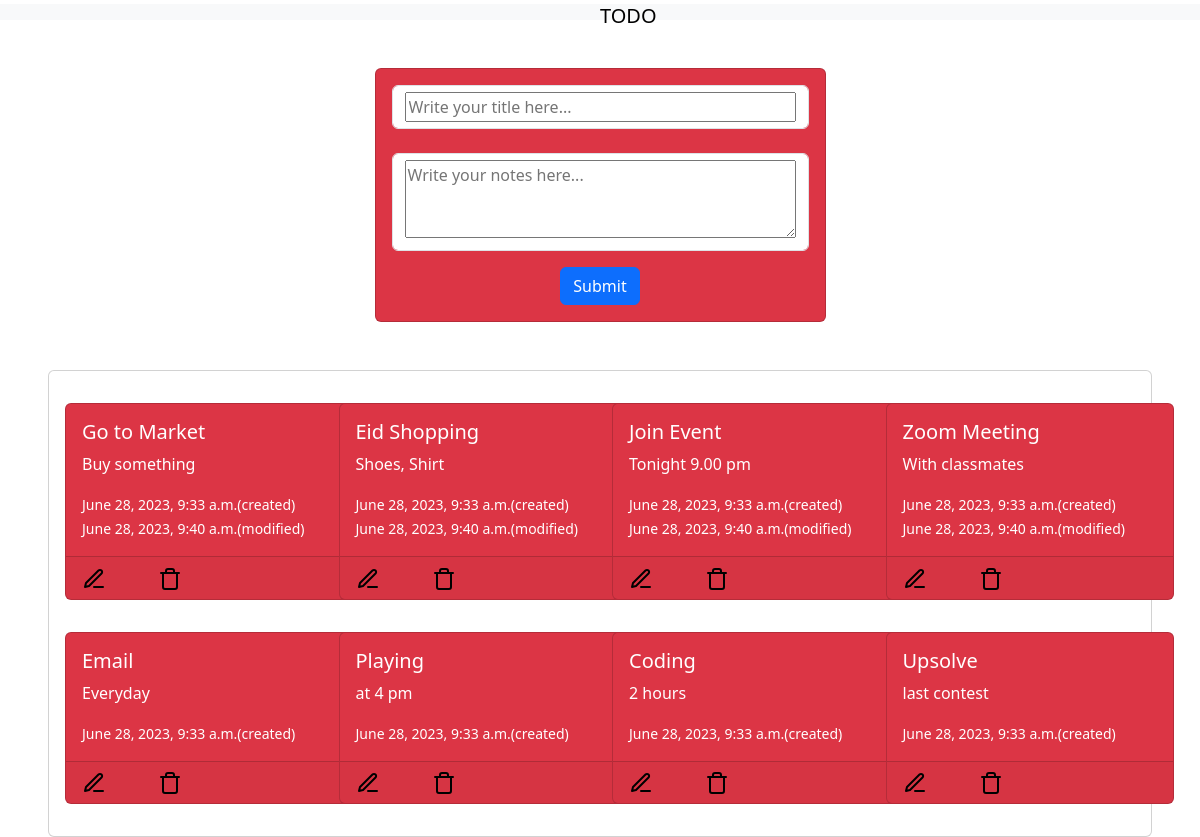
The page / on the database its author committed.
### todo/models.py (models this page shows, shortened)
class TodoList(models.Model):
    title = models.CharField(max_length=200 )
    description = models.TextField(blank=True, null=True, max_length=200)
    created_date = models.DateTimeField(default=datetime.now())
    modified_date = models.DateTimeField(null = True, blank=True)

### todo/views.py (the view)
# urls.py: 2. Add a URL to urlpatterns:  path('', views.home, name='home')
def home(request):
    if request.method == 'POST':
        form = TodoForm(request.POST)
        print(form)
        if form.is_valid():
            TodoList.objects.create(title=form.cleaned_data.get('title'), description=form.cleaned_data.get('description'))
            return redirect('home')
    return render(request, 'todo/home.html', {
        'title': 'Home',
        'todo_lists': TodoList.objects.all(),
        'form': TodoForm(request.POST),
    })

### todo/forms.py
class TodoForm(forms.ModelForm):
    class Meta:
        model = TodoList
        fields = ['title', 'description']
        widgets = {
            'description': forms.Textarea(attrs={'rows': 3, 'placeholder':'Write your notes here...', 'id':'description', 'name':'description' }),
            'title': forms.TextInput(attrs={'placeholder': 'Write your title here...', 'style':'width:100%;', 'id':'title', 'name':'title'})
        }

### todo/templates/todo/home.html (shortened to what this page needs)
{% extends 'base.html' %}
{% load static %}
{% block header %}
    <form method = 'post'  class="d-flex justify-content-center mt-5 ">
        <div class="card  text-bg-danger">
            <div class="card-body">
                <div class='form-control'>
                    {{ form.title }}
                </div>
                <br>
                <div class='form-control'>
                    {{form.description}}
                </div>
                <div class="d-flex justify-content-center mt-3">
                    <button type="submit"  class="btn btn-primary">Submit</button>
                  </div>
            </div>
          </div>
    </form>
{% endblock header %}
{% block body %}
<div class="card mt-5 mx-5 ">
    <div class="card-body d-flex">
        <div class="row">
        {% for item in todo_lists %}
        <div class="col-md-3 my-3 ">
            <div class="card text-bg-danger" style="width: 18rem;">
                <div class="card-body ">
                <h5 class="card-title">{{item.title}}</h5>
                <p class="card-text">{{item.description}}</p>
                <small> {{item.created_date}}(created) </small>
                {% if item.modified_date %} <br>
                    <small> {{item.modified_date}}(modified) </small>
                {% endif %}
                </div>
                <div class="card-footer ">
                    <a href={% url 'update' item.id %}> <img src="{% static 'image/edit-3.svg' %}" alt="Edit" class="icon"></a>
                    <a href={% url 'delete' item.id %}> <img src="{% static 'image/trash.svg' %}" alt="Delete" class="icon mx-5"></a>
                  </div>
            </div>
        </div>
        {% endfor %}
        </div>
    </div>
</div>
{% endblock body %}

### templates/base.html (shortened to what this page needs)
{% load static %}
<!DOCTYPE html>
<html lang='en'>
    <head>
        <link href="https://cdn.jsdelivr.net/npm/bootstrap@5.3.0/dist/css/bootstrap.min.css" rel="stylesheet">
    </head>
    <body>
        <nav class="navbar bg-body-tertiary mt-1 ">
            <div class="container-fluid">
              <a class="navbar-brand position-absolute start-50 mt-2 " href={% url 'home' %}>TODO</a>
            </div>
        </nav>
        {% block header %}{% endblock header %}
        {% block body %} {% endblock body %}
    </body>
</html>

### rows shown on the page
TodoList: title "Go to Market", description "Buy something", created_date "June 28, 2023, 9:33 a.m.", modified_date "June 28, 2023, 9:40 a.m."
TodoList: title "Eid Shopping", description "Shoes, Shirt", created_date "June 28, 2023, 9:33 a.m.", modified_date "June 28, 2023, 9:40 a.m."
TodoList: title "Join Event", description "Tonight 9.00 pm", created_date "June 28, 2023, 9:33 a.m.", modified_date "June 28, 2023, 9:40 a.m."
TodoList: title "Zoom Meeting", description "With classmates", created_date "June 28, 2023, 9:33 a.m.", modified_date "June 28, 2023, 9:40 a.m."
TodoList: title "Email", description "Everyday", created_date "June 28, 2023, 9:33 a.m."
TodoList: title "Playing", description "at 4 pm", created_date "June 28, 2023, 9:33 a.m."
TodoList: title "Coding", description "2 hours", created_date "June 28, 2023, 9:33 a.m."
TodoList: title "Upsolve", description "last contest", created_date "June 28, 2023, 9:33 a.m."
